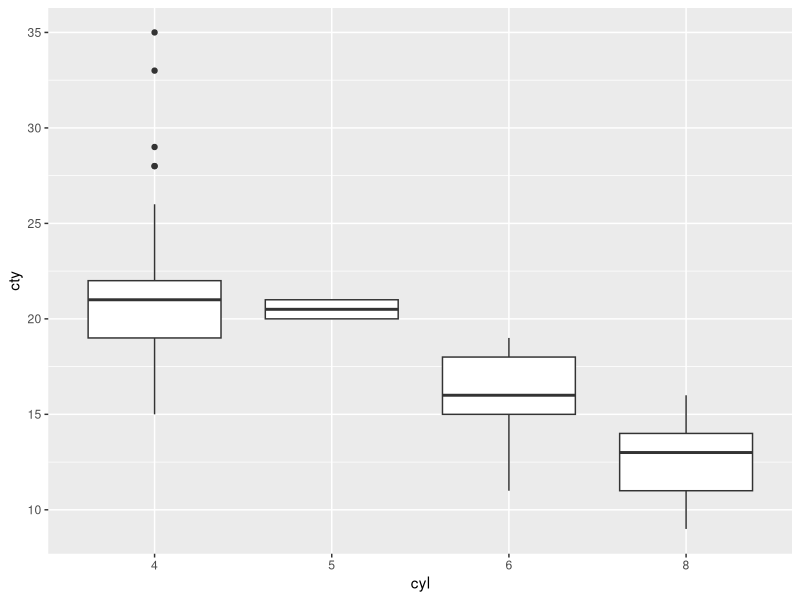

The R source for this figure:
## ---- chunk 1
library(ggplot2)
## ---- chunk 2
data(mpg)
str(mpg)
## ---- chunk 3
data(mpg)
mpg$cyl <- as.factor(mpg$cyl)
str(mpg)
## ---- chunk 4
model <- lm(cty ~ cyl, data = mpg)
summary(model)
## ---- chunk 5
ggplot(data = mpg, aes(x = cyl, y = cty)) +
  geom_boxplot()
## ---- chunk 6
k <- length(unique(mpg$cyl))
k

K <- choose(k, 2)
K

alpha <- 0.05
astar <- alpha / K
astar
## ---- chunk 7
library(dplyr)
cyl45 <- filter(mpg, cyl %in% c(4, 5))
# Perform t-test
t45 <- t.test(cty ~ cyl, data = cyl45, conf.level = 1 - astar)
t45
## ---- chunk 8
# No Interaction
model <- lm(hwy ~ cyl + cty, data = mpg)
summary(model)
intercept <- coefficients(model)["(Intercept)"]
cyl6adjustment <- coefficients(model)["cyl6"]
intercept + cyl6adjustment
